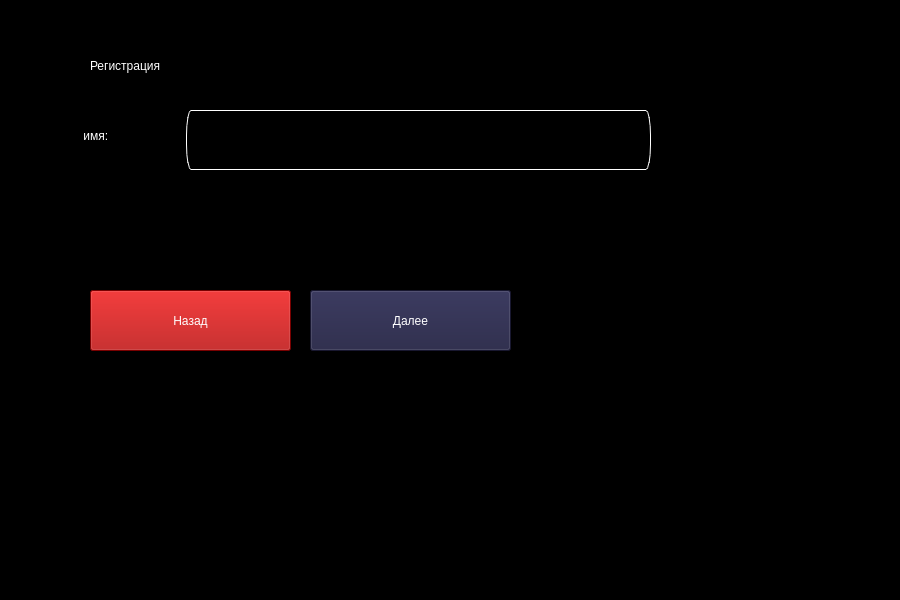
<?xml version="1.0" encoding="UTF-8"?>
<ui version="4.0">
 <class>Registration</class>
 <widget class="QMainWindow" name="Registration">
  <property name="geometry">
   <rect>
    <x>0</x>
    <y>0</y>
    <width>900</width>
    <height>600</height>
   </rect>
  </property>
  <property name="minimumSize">
   <size>
    <width>900</width>
    <height>600</height>
   </size>
  </property>
  <property name="maximumSize">
   <size>
    <width>900</width>
    <height>600</height>
   </size>
  </property>
  <property name="windowTitle">
   <string>MainWindow</string>
  </property>
  <property name="styleSheet">
   <string notr="true">background-color: rgb(0, 0, 0);
color: rgb(255, 255, 255);
font: 600 11pt &quot;Segoe UI Variable Display Semib&quot;;</string>
  </property>
  <widget class="QWidget" name="centralwidget">
   <widget class="QLabel" name="background_label">
    <property name="geometry">
     <rect>
      <x>430</x>
      <y>250</y>
      <width>461</width>
      <height>331</height>
     </rect>
    </property>
    <property name="text">
     <string/>
    </property>
    <property name="pixmap">
     <pixmap>../../build/img/img.jpg</pixmap>
    </property>
   </widget>
   <widget class="QPushButton" name="next_Button">
    <property name="geometry">
     <rect>
      <x>310</x>
      <y>290</y>
      <width>201</width>
      <height>61</height>
     </rect>
    </property>
    <property name="styleSheet">
     <string notr="true">background-color: rgb(33, 32, 66);</string>
    </property>
    <property name="text">
     <string>Далее</string>
    </property>
   </widget>
   <widget class="QWidget" name="formLayoutWidget">
    <property name="geometry">
     <rect>
      <x>80</x>
      <y>110</y>
      <width>571</width>
      <height>136</height>
     </rect>
    </property>
    <layout class="QFormLayout" name="formLayout">
     <item row="1" column="0">
      <widget class="QLabel" name="name_label">
       <property name="minimumSize">
        <size>
         <width>100</width>
         <height>30</height>
        </size>
       </property>
       <property name="styleSheet">
        <string notr="true">font: 600 24pt &quot;Segoe UI Variable Display Semib&quot;;</string>
       </property>
       <property name="text">
        <string> имя:</string>
       </property>
      </widget>
     </item>
     <item row="2" column="1">
      <widget class="QLabel" name="erroe_label">
       <property name="minimumSize">
        <size>
         <width>0</width>
         <height>30</height>
        </size>
       </property>
       <property name="styleSheet">
        <string notr="true">color: rgb(170, 0, 0);</string>
       </property>
       <property name="text">
        <string/>
       </property>
      </widget>
     </item>
     <item row="1" column="1">
      <widget class="QLineEdit" name="name_lineEdit">
       <property name="minimumSize">
        <size>
         <width>0</width>
         <height>60</height>
        </size>
       </property>
       <property name="styleSheet">
        <string notr="true">border-radius: 5px solid rgb(255, 255, 255);
border: 1px solid rgb(255, 255, 255);
color: rgb(255, 255, 255);
font: 600 24pt &quot;Segoe UI Variable Display Semib&quot;;</string>
       </property>
      </widget>
     </item>
    </layout>
   </widget>
   <widget class="QLabel" name="regist_label">
    <property name="geometry">
     <rect>
      <x>90</x>
      <y>30</y>
      <width>301</width>
      <height>71</height>
     </rect>
    </property>
    <property name="styleSheet">
     <string notr="true">font: 600 24pt &quot;Segoe UI Variable Display Semib&quot;;</string>
    </property>
    <property name="text">
     <string>Регистрация</string>
    </property>
   </widget>
   <widget class="QPushButton" name="back_Button">
    <property name="geometry">
     <rect>
      <x>90</x>
      <y>290</y>
      <width>201</width>
      <height>61</height>
     </rect>
    </property>
    <property name="styleSheet">
     <string notr="true">background-color: rgb(170, 0, 0);</string>
    </property>
    <property name="text">
     <string>Назад</string>
    </property>
   </widget>
  </widget>
 </widget>
 <resources/>
 <connections/>
</ui>
